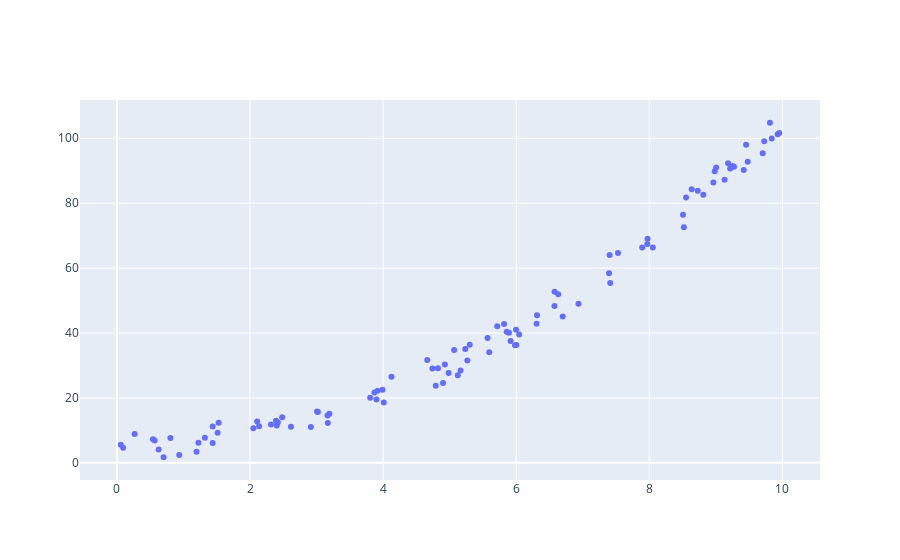

Notebook source saved alongside this figure:
### Code cell
import plotly.graph_objects as go
# plot
fig = go.Figure()
fig.add_trace(go.Scatter(x=x, y=y, mode='markers'))
